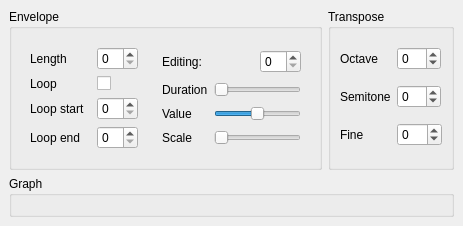
                 <widget class="QWidget" name="tab_3" >
                  <attribute name="title" >
                   <string>Pitch</string>
                  </attribute>
                  <layout class="QVBoxLayout" >
                   <property name="spacing" >
                    <number>6</number>
                   </property>
                   <property name="margin" >
                    <number>9</number>
                   </property>
                   <item>
                    <layout class="QHBoxLayout" >
                     <property name="spacing" >
                      <number>6</number>
                     </property>
                     <property name="margin" >
                      <number>0</number>
                     </property>
                     <item>
                      <widget class="QGroupBox" name="groupBox_9" >
                       <property name="sizePolicy" >
                        <sizepolicy vsizetype="Maximum" hsizetype="Preferred" >
                         <horstretch>0</horstretch>
                         <verstretch>0</verstretch>
                        </sizepolicy>
                       </property>
                       <property name="title" >
                        <string>Envelope</string>
                       </property>
                       <layout class="QHBoxLayout" >
                        <property name="spacing" >
                         <number>6</number>
                        </property>
                        <property name="margin" >
                         <number>9</number>
                        </property>
                        <item>
                         <widget class="QFrame" name="frame_8" >
                          <property name="frameShape" >
                           <enum>QFrame::NoFrame</enum>
                          </property>
                          <property name="frameShadow" >
                           <enum>QFrame::Raised</enum>
                          </property>
                          <property name="lineWidth" >
                           <number>1</number>
                          </property>
                          <layout class="QGridLayout" >
                           <property name="margin" >
                            <number>9</number>
                           </property>
                           <property name="spacing" >
                            <number>6</number>
                           </property>
                           <item row="1" column="0" colspan="2" >
                            <widget class="QLabel" name="label_36" >
                             <property name="text" >
                              <string>Loop</string>
                             </property>
                            </widget>
                           </item>
                           <item row="1" column="2" >
                            <widget class="QCheckBox" name="pitch_env_loop_check" >
                             <property name="text" >
                              <string/>
                             </property>
                            </widget>
                           </item>
                           <item row="2" column="0" >
                            <widget class="QLabel" name="label_37" >
                             <property name="text" >
                              <string>Loop start</string>
                             </property>
                            </widget>
                           </item>
                           <item row="2" column="2" >
                            <widget class="QSpinBox" name="pitch_env_loop_start_spin" >
                             <property name="sizePolicy" >
                              <sizepolicy vsizetype="Fixed" hsizetype="Maximum" >
                               <horstretch>0</horstretch>
                               <verstretch>0</verstretch>
                              </sizepolicy>
                             </property>
                            </widget>
                           </item>
                           <item row="3" column="0" >
                            <widget class="QLabel" name="label_38" >
                             <property name="text" >
                              <string>Loop end</string>
                             </property>
                            </widget>
                           </item>
                           <item row="3" column="2" >
                            <widget class="QSpinBox" name="pitch_env_loop_stop_spin" >
                             <property name="sizePolicy" >
                              <sizepolicy vsizetype="Fixed" hsizetype="Maximum" >
                               <horstretch>0</horstretch>
                               <verstretch>0</verstretch>
                              </sizepolicy>
                             </property>
                            </widget>
                           </item>
                           <item row="0" column="0" >
                            <widget class="QLabel" name="label_35" >
                             <property name="text" >
                              <string>Length</string>
                             </property>
                            </widget>
                           </item>
                           <item row="0" column="2" >
                            <widget class="QSpinBox" name="pitch_env_length_spin" >
                             <property name="sizePolicy" >
                              <sizepolicy vsizetype="Fixed" hsizetype="Maximum" >
                               <horstretch>0</horstretch>
                               <verstretch>0</verstretch>
                              </sizepolicy>
                             </property>
                            </widget>
                           </item>
                          </layout>
                         </widget>
                        </item>
                        <item>
                         <widget class="QFrame" name="frame_9" >
                          <property name="frameShape" >
                           <enum>QFrame::NoFrame</enum>
                          </property>
                          <property name="frameShadow" >
                           <enum>QFrame::Raised</enum>
                          </property>
                          <layout class="QGridLayout" >
                           <property name="margin" >
                            <number>9</number>
                           </property>
                           <property name="spacing" >
                            <number>6</number>
                           </property>
                           <item row="0" column="0" colspan="2" >
                            <widget class="QLabel" name="label_39" >
                             <property name="text" >
                              <string>Editing:</string>
                             </property>
                            </widget>
                           </item>
                           <item row="0" column="2" >
                            <layout class="QHBoxLayout" >
                             <property name="spacing" >
                              <number>6</number>
                             </property>
                             <property name="margin" >
                              <number>0</number>
                             </property>
                             <item>
                              <spacer>
                               <property name="orientation" >
                                <enum>Qt::Horizontal</enum>
                               </property>
                               <property name="sizeHint" stdset="0" >
                                <size>
                                 <width>40</width>
                                 <height>20</height>
                                </size>
                               </property>
                              </spacer>
                             </item>
                             <item>
                              <widget class="QSpinBox" name="pitch_env_edit_spin" >
                               <property name="sizePolicy" >
                                <sizepolicy vsizetype="Fixed" hsizetype="Maximum" >
                                 <horstretch>0</horstretch>
                                 <verstretch>0</verstretch>
                                </sizepolicy>
                               </property>
                              </widget>
                             </item>
                            </layout>
                           </item>
                           <item row="1" column="1" colspan="2" >
                            <widget class="QSlider" name="pitch_env_duration_slider" >
                             <property name="sizePolicy" >
                              <sizepolicy vsizetype="Fixed" hsizetype="Minimum" >
                               <horstretch>0</horstretch>
                               <verstretch>0</verstretch>
                              </sizepolicy>
                             </property>
                             <property name="minimum" >
                              <number>0</number>
                             </property>
                             <property name="maximum" >
                              <number>15</number>
                             </property>
                             <property name="orientation" >
                              <enum>Qt::Horizontal</enum>
                             </property>
                            </widget>
                           </item>
                           <item row="2" column="1" colspan="2" >
                            <widget class="QSlider" name="pitch_env_value_slider" >
                             <property name="minimum" >
                              <number>-255</number>
                             </property>
                             <property name="maximum" >
                              <number>255</number>
                             </property>
                             <property name="orientation" >
                              <enum>Qt::Horizontal</enum>
                             </property>
                            </widget>
                           </item>
                           <item row="2" column="0" >
                            <widget class="QLabel" name="label_41" >
                             <property name="text" >
                              <string>Value</string>
                             </property>
                            </widget>
                           </item>
                           <item row="1" column="0" >
                            <widget class="QLabel" name="label_40" >
                             <property name="text" >
                              <string>Duration</string>
                             </property>
                            </widget>
                           </item>
                           <item row="3" column="0" >
                            <widget class="QLabel" name="label_42" >
                             <property name="text" >
                              <string>Scale</string>
                             </property>
                            </widget>
                           </item>
                           <item row="3" column="1" colspan="2" >
                            <widget class="QSlider" name="pitch_env_scale_slider" >
                             <property name="maximum" >
                              <number>40</number>
                             </property>
                             <property name="orientation" >
                              <enum>Qt::Horizontal</enum>
                             </property>
                            </widget>
                           </item>
                          </layout>
                         </widget>
                        </item>
                       </layout>
                      </widget>
                     </item>
                     <item>
                      <widget class="QGroupBox" name="groupBox_10" >
                       <property name="title" >
                        <string>Transpose</string>
                       </property>
                       <layout class="QGridLayout" >
                        <property name="margin" >
                         <number>9</number>
                        </property>
                        <property name="spacing" >
                         <number>6</number>
                        </property>
                        <item row="2" column="1" >
                         <widget class="QSpinBox" name="finetune_spin" >
                          <property name="sizePolicy" >
                           <sizepolicy vsizetype="Fixed" hsizetype="Maximum" >
                            <horstretch>0</horstretch>
                            <verstretch>0</verstretch>
                           </sizepolicy>
                          </property>
                          <property name="minimum" >
                           <number>-15</number>
                          </property>
                          <property name="maximum" >
                           <number>15</number>
                          </property>
                          <property name="value" >
                           <number>0</number>
                          </property>
                         </widget>
                        </item>
                        <item row="1" column="1" >
                         <widget class="QSpinBox" name="semitone_spin" >
                          <property name="sizePolicy" >
                           <sizepolicy vsizetype="Fixed" hsizetype="Maximum" >
                            <horstretch>0</horstretch>
                            <verstretch>0</verstretch>
                           </sizepolicy>
                          </property>
                          <property name="minimum" >
                           <number>-11</number>
                          </property>
                          <property name="maximum" >
                           <number>11</number>
                          </property>
                         </widget>
                        </item>
                        <item row="0" column="1" >
                         <widget class="QSpinBox" name="octave_spin" >
                          <property name="sizePolicy" >
                           <sizepolicy vsizetype="Fixed" hsizetype="Maximum" >
                            <horstretch>0</horstretch>
                            <verstretch>0</verstretch>
                           </sizepolicy>
                          </property>
                          <property name="minimum" >
                           <number>-11</number>
                          </property>
                          <property name="maximum" >
                           <number>11</number>
                          </property>
                         </widget>
                        </item>
                        <item row="2" column="0" >
                         <widget class="QLabel" name="label_45" >
                          <property name="text" >
                           <string>Fine</string>
                          </property>
                         </widget>
                        </item>
                        <item row="1" column="0" >
                         <widget class="QLabel" name="label_44" >
                          <property name="text" >
                           <string>Semitone</string>
                          </property>
                         </widget>
                        </item>
                        <item row="0" column="0" >
                         <widget class="QLabel" name="label_43" >
                          <property name="text" >
                           <string>Octave</string>
                          </property>
                         </widget>
                        </item>
                       </layout>
                      </widget>
                     </item>
                    </layout>
                   </item>
                   <item>
                    <widget class="QGroupBox" name="groupBox_11" >
                     <property name="title" >
                      <string>Graph</string>
                     </property>
                     <layout class="QHBoxLayout" >
                      <property name="spacing" >
                       <number>6</number>
                      </property>
                      <property name="margin" >
                       <number>9</number>
                      </property>
                      <item>
                       <widget class="Mapprox::VolumeGraphWidget" native="1" name="pitch_graph" />
                      </item>
                     </layout>
                    </widget>
                   </item>
                  </layout>
                 </widget>
